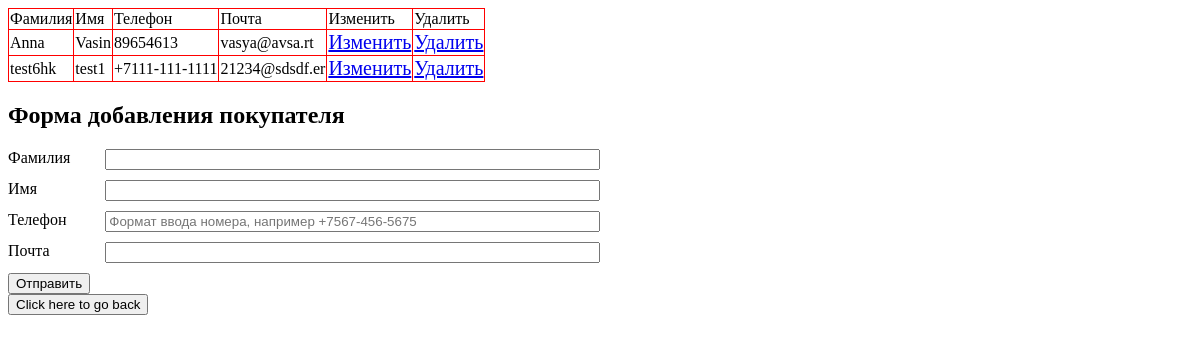
/buyer-info/, run on an earlier commit of the app's database.
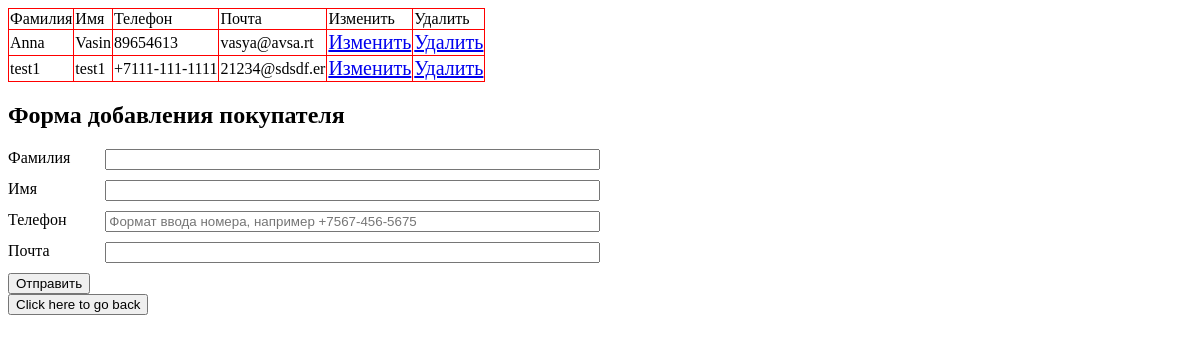
And on a later commit of the database.
### store/models.py (models this page shows)
class Buyer(models.Model):
    firstname = models.CharField(max_length=50)
    lastname = models.CharField(max_length=50)
    phone = models.CharField(max_length=15)
    email = models.EmailField()

### store/views.py (the view, shortened to what this page needs)
# urls.py: re_path(r'^buyer-info/?$', views.buyer_info, name="buyer-info"),
def buyer_info(request):
    buyer = request.POST
    buyers = Buyer.objects.all()
    return render(request,
                  "store/templates/buyer-info.html",
                  context={"buyer_info": buyers})

### store/templates/store/templates/buyer-info.html (shortened to what this page needs)
{% extends 'store/templates/base.html'%}
{% block main %}
    <table class="main_table">
        <thead>
            <tr>
                <td>Фамилия</td>
                <td>Имя</td>
                <td>Телефон</td>
                <td>Почта</td>
                <td>Изменить</td>
                <td>Удалить</td>
            </tr>
        </thead>
        <tbody>
            {% for i in buyer_info %}
            <tr>
                <td>{{ i.firstname }}</td>
                <td>{{ i.lastname }}</td>
                <td>{{ i.phone }}</td>
                <td>{{ i.email }}</td>
                <td><a href="/edit_buyer/{{ i.id }}">Изменить</a></td>
                <td><a href="/del_buyer/{{ i.id }}">Удалить</a></td>
            </tr>
            {% endfor %}
        </tbody>
    </table>
    <h2>Форма добавления покупателя</h2>
    <form action="" method="post">
        <div class="form-group">
            <label for="firstname">Фамилия</label>
            <input type="text" name="firstname" id="firstname" required>
        </div>
        <div class="form-group">
            <label for="lastname">Имя</label>
            <input type="text" name="lastname" id="lastname" required>
        </div>
        <div class="form-group">
            <label for="phone">Телефон</label>
            <input type="tel" name="phone" id="phone" pattern="[+][7][0-9]{3}-[0-9]{3}-[0-9]{4}" placeholder="Формат ввода номера, например +7567-456-5675" required>
        </div>
        <div class="form-group">
            <label for="email">Почта</label>
            <input type="email" name="email" id="email" required>
        </div>
        <input type="submit" value="Отправить">
    </form>
{% endblock %}

What changed in the data, as far as the page shows it:
changed Buyer "test1": firstname "test6hk" → "test1"
